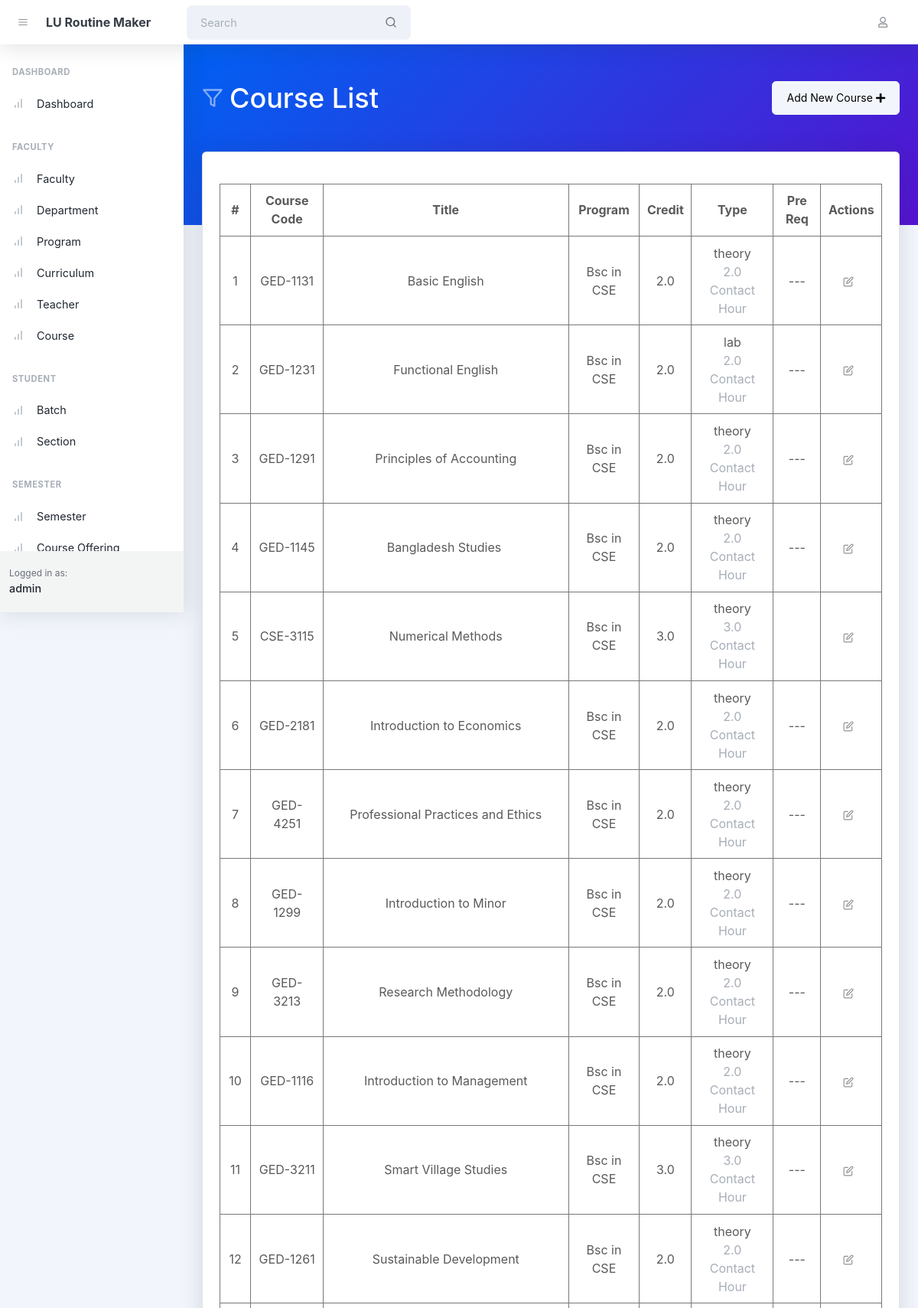
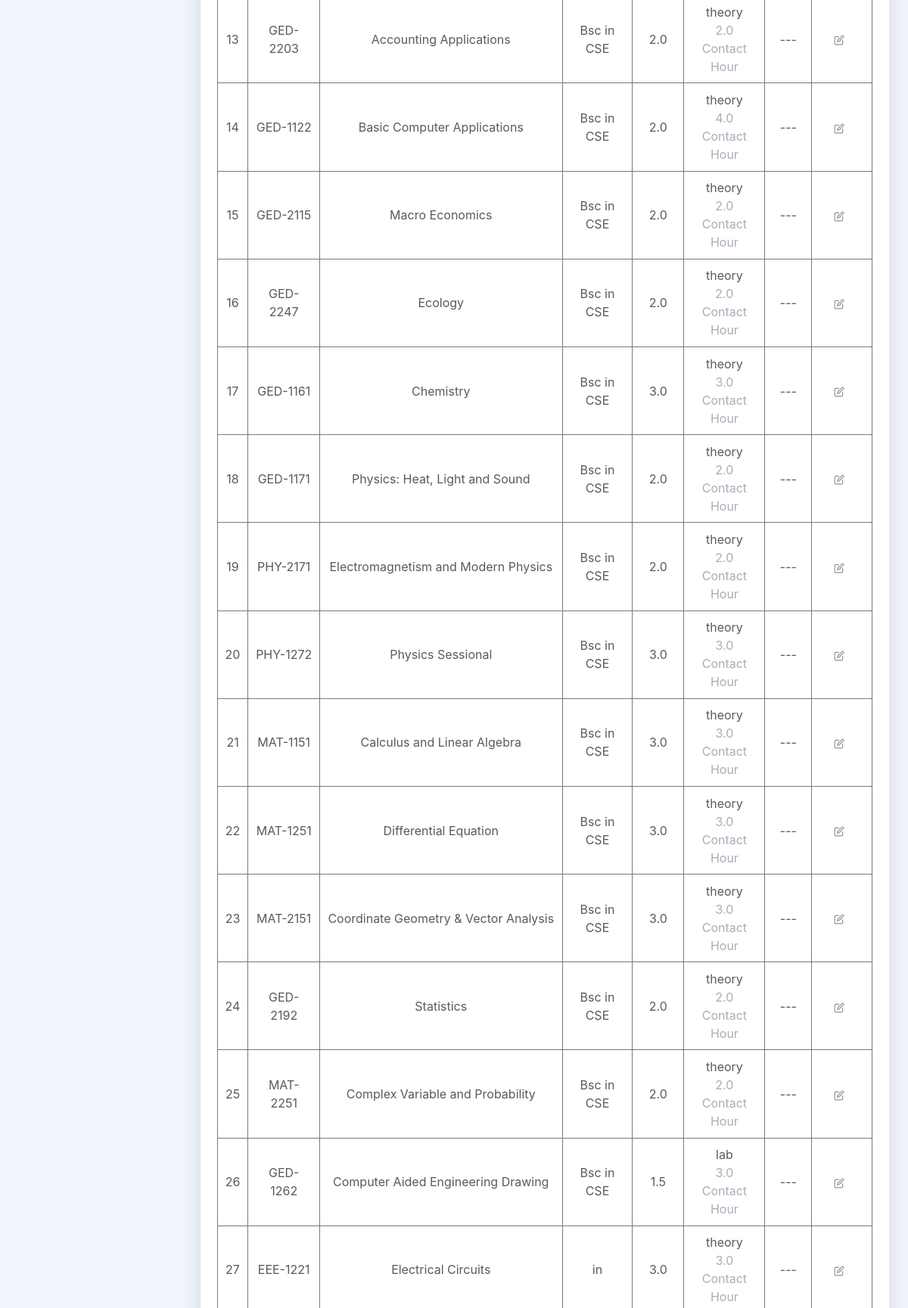
The app's page /courses/ (signed in, upper part) with its own data (2 pictures, top to bottom).
### faculty/models.py (models this page shows, shortened)
class Course(AbstractTimestampModel):
    class Type(models.TextChoices):
        THEORY = 'theory', _("Theory")
        LAB = 'lab', _("Lab")
    course_code = models.CharField(verbose_name=_(
        "Course Code"), max_length=16, unique=True)
    title = models.CharField(verbose_name=_("Title"), max_length=255)
    credit = models.FloatField(verbose_name=_("Credit"))
    curriculum = models.ManyToManyField(
        verbose_name=_('Curriculum'),
        to="faculty.Curriculum",
        related_name="courses"
    )
    pre_req = models.ForeignKey(
        verbose_name=_("Pre Req"),
        to="faculty.Course",
        related_name="dependents",
        on_delete=models.SET_NULL,
        blank=True,
        null=True
    )
    contact_hour = models.FloatField(verbose_name=_("Contact Hour"))
    type = models.CharField(
        verbose_name=_("Type"),
        choices=Type.choices,
        max_length=8
    )
    class Meta:
        verbose_name = _('Course')
        verbose_name_plural = _('Courses')

class Curriculum(AbstractTimestampModel):
    program = models.ForeignKey(
        verbose_name=_('Program'),
        to='faculty.Program',
        related_name='curriculums',
        on_delete=models.CASCADE,
    )
    total_credit = models.FloatField(verbose_name=_('Total Credit'))
    start_effect_date = models.DateField(verbose_name=_('Start Effect Date'))
    end_effect_date = models.DateField(verbose_name=_(
        'End Effect Date'), null=True, blank=True)
    active = models.BooleanField(verbose_name=_('Active'))

class Program(AbstractTimestampModel):
    program_id = models.CharField(verbose_name=_(
        'Short Code'), max_length=32, unique=True)
    title = models.CharField(verbose_name=_('Program'), max_length=255)
    department = models.ForeignKey(
        verbose_name=_('Department'),
        to='faculty.Department',
        related_name='programs',
        on_delete=models.SET_NULL,
        null=True
    )
    class Meta:
        verbose_name = _('Program')
        verbose_name_plural = _('Programs')

class Department(AbstractTimestampModel):
    department_id = models.CharField(verbose_name=_(
        'Short Code'), max_length=32, unique=True)
    title = models.CharField(verbose_name=_(
        'Title'), max_length=255, unique=True)
    faculty = models.ForeignKey(
        verbose_name=_('Faculty'),
        to='faculty.Faculty',
        related_name='departments',
        on_delete=models.SET_NULL,
        null=True
    )
    class Meta:
        verbose_name = _('Department')
        verbose_name_plural = _('Departments')

### faculty/views.py (the view)
# urls.py: path('courses/', views.CourseListView.as_view(), name='course_list'),
@method_decorator(login_required, name='dispatch')
class CourseListView(ListView):
    model = Course
    template_name = 'course_list.html'
    context_object_name = 'courses'
    def get_context_data(self, **kwargs):
        context = super().get_context_data(**kwargs)
        context['user'] = self.request.user
        return context

### faculty/templates/course_list.html (shortened to what this page needs)
{% extends 'base.html' %}
{% block body_header %}
    <header class="page-header page-header-dark bg-gradient-primary-to-secondary pb-10">
        <div class="container-xl px-4">
            <div class="page-header-content pt-4">
                <div class="d-flex justify-content-between">
                    <div class="col-auto mt-4">
                        <h1 class="page-header-title">
                            <div class="page-header-icon"><i data-feather="filter"></i></div>
                            Course List
                        </h1>
                    </div>
                    <div class="mt-4">
                        <a href="{% url 'faculty:course_create' %}" class="btn btn-light">Add New Course&nbsp;<i
                                class="fas fa-plus"></i> </a>
                    </div>
                </div>
            </div>
        </div>
    </header>
{% endblock body_header %}
{% block body %}
    <div class="container-xl px-4 mt-n10">
        <div class="card mb-4">
            <div class="card-body">
                <table id="datatablesSimple">
                    <thead>
                    <tr>
                        <th>#</th>
                        <th>Course Code</th>
                        <th>Title</th>
                        <th>Program</th>
                        <th>Credit</th>
                        <th>Type</th>
                        <th>Pre Req</th>
                        <th>Actions</th>
                    </tr>
                    </thead>
                    <tbody>
                    {% for course in courses %}
                        <tr>
                            <td>{{ course.id }}</td>
                            <td>{{ course.course_code }}</td>
                            <td>{{ course.title }}</td>
                            <td>
                                {{ course.curriculum.all.first.program.program_id }} in
                                {{ course.curriculum.all.first.program.department.department_id }}
                            </td>
                            <td>{{ course.credit }}</td>
                            <td>{{ course.type }}
                                <p class="text-muted m-0">{{ course.contact_hour }} Contact Hour</p>
                            </td>
                            <td>
                                {% if course.pre_req %}
                                    {{ pre_req }}
                                {% else %}
                                    ---
                                {% endif %}
                            </td>
                            <td class="text-center">
                                <a href="#?id={{ course.id }}"
                                   class="btn btn-datatable btn-icon btn-transparent-dark me-2"><i
                                        data-feather="edit"></i></a>
                            </td>
                        </tr>
                    {% endfor %}
                    </tbody>
                </table>
            </div>
        </div>
    </div>
{% endblock %}

### records on screen
Course: id "1", course_code "GED-1131", title "Basic English", curriculum.all.first.program.program_id "Bsc", curriculum.all.first.program.department.department_id "CSE", credit "2.0", type "theory", contact_hour "2.0"
Course: id "2", course_code "GED-1231", title "Functional English", curriculum.all.first.program.program_id "Bsc", curriculum.all.first.program.department.department_id "CSE", credit "2.0", type "lab", contact_hour "2.0"
Course: id "3", course_code "GED-1291", title "Principles of Accounting", curriculum.all.first.program.program_id "Bsc", curriculum.all.first.program.department.department_id "CSE", credit "2.0", type "theory", contact_hour "2.0"
Course: id "4", course_code "GED-1145", title "Bangladesh Studies", curriculum.all.first.program.program_id "Bsc", curriculum.all.first.program.department.department_id "CSE", credit "2.0", type "theory", contact_hour "2.0"
Course: id "5", course_code "CSE-3115", title "Numerical Methods", curriculum.all.first.program.program_id "Bsc", curriculum.all.first.program.department.department_id "CSE", credit "3.0", type "theory", contact_hour "3.0"
Course: id "6", course_code "GED-2181", title "Introduction to Economics", curriculum.all.first.program.program_id "Bsc", curriculum.all.first.program.department.department_id "CSE", credit "2.0", type "theory", contact_hour "2.0"
Course: id "7", course_code "GED-4251", title "Professional Practices and Ethics", curriculum.all.first.program.program_id "Bsc", curriculum.all.first.program.department.department_id "CSE", credit "2.0", type "theory", contact_hour "2.0"
Course: id "8", course_code "GED-1299", title "Introduction to Minor", curriculum.all.first.program.program_id "Bsc", curriculum.all.first.program.department.department_id "CSE", credit "2.0", type "theory", contact_hour "2.0"
Course: id "9", course_code "GED-3213", title "Research Methodology", curriculum.all.first.program.program_id "Bsc", curriculum.all.first.program.department.department_id "CSE", credit "2.0", type "theory", contact_hour "2.0"
Course: id "10", course_code "GED-1116", title "Introduction to Management", curriculum.all.first.program.program_id "Bsc", curriculum.all.first.program.department.department_id "CSE", credit "2.0", type "theory", contact_hour "2.0"
Course: id "11", course_code "GED-3211", title "Smart Village Studies", curriculum.all.first.program.program_id "Bsc", curriculum.all.first.program.department.department_id "CSE", credit "3.0", type "theory", contact_hour "3.0"
Course: id "12", course_code "GED-1261", title "Sustainable Development", curriculum.all.first.program.program_id "Bsc", curriculum.all.first.program.department.department_id "CSE", credit "2.0", type "theory", contact_hour "2.0"
Course: id "13", course_code "GED-2203", title "Accounting Applications", curriculum.all.first.program.program_id "Bsc", curriculum.all.first.program.department.department_id "CSE", credit "2.0", type "theory", contact_hour "2.0"
Course: id "14", course_code "GED-1122", title "Basic Computer Applications", curriculum.all.first.program.program_id "Bsc", curriculum.all.first.program.department.department_id "CSE", credit "2.0", type "theory", contact_hour "4.0"
Course: id "15", course_code "GED-2115", title "Macro Economics", curriculum.all.first.program.program_id "Bsc", curriculum.all.first.program.department.department_id "CSE", credit "2.0", type "theory", contact_hour "2.0"
Course: id "16", course_code "GED- 2247", title "Ecology", curriculum.all.first.program.program_id "Bsc", curriculum.all.first.program.department.department_id "CSE", credit "2.0", type "theory", contact_hour "2.0"
Course: id "17", course_code "GED-1161", title "Chemistry", curriculum.all.first.program.program_id "Bsc", curriculum.all.first.program.department.department_id "CSE", credit "3.0", type "theory", contact_hour "3.0"
Course: id "18", course_code "GED-1171", title "Physics: Heat, Light and Sound", curriculum.all.first.program.program_id "Bsc", curriculum.all.first.program.department.department_id "CSE", credit "2.0", type "theory", contact_hour "2.0"
Course: id "19", course_code "PHY-2171", title "Electromagnetism and Modern Physics", curriculum.all.first.program.program_id "Bsc", curriculum.all.first.program.department.department_id "CSE", credit "2.0", type "theory", contact_hour "2.0"
Course: id "20", course_code "PHY-1272", title "Physics Sessional", curriculum.all.first.program.program_id "Bsc", curriculum.all.first.program.department.department_id "CSE", credit "3.0", type "theory", contact_hour "3.0"
Course: id "21", course_code "MAT-1151", title "Calculus and Linear Algebra", curriculum.all.first.program.program_id "Bsc", curriculum.all.first.program.department.department_id "CSE", credit "3.0", type "theory", contact_hour "3.0"
Course: id "22", course_code "MAT-1251", title "Differential Equation", curriculum.all.first.program.program_id "Bsc", curriculum.all.first.program.department.department_id "CSE", credit "3.0", type "theory", contact_hour "3.0"
Course: id "23", course_code "MAT-2151", title "Coordinate Geometry & Vector Analysis", curriculum.all.first.program.program_id "Bsc", curriculum.all.first.program.department.department_id "CSE", credit "3.0", type "theory", contact_hour "3.0"
Course: id "24", course_code "GED-2192", title "Statistics", curriculum.all.first.program.program_id "Bsc", curriculum.all.first.program.department.department_id "CSE", credit "2.0", type "theory", contact_hour "2.0"
Course: id "25", course_code "MAT-2251", title "Complex Variable and Probability", curriculum.all.first.program.program_id "Bsc", curriculum.all.first.program.department.department_id "CSE", credit "2.0", type "theory", contact_hour "2.0"
Course: id "26", course_code "GED-1262", title "Computer Aided Engineering Drawing", curriculum.all.first.program.program_id "Bsc", curriculum.all.first.program.department.department_id "CSE", credit "1.5", type "lab", contact_hour "3.0"
Course: id "27", course_code "EEE-1221", title "Electrical Circuits", credit "3.0", type "theory", contact_hour "3.0"
